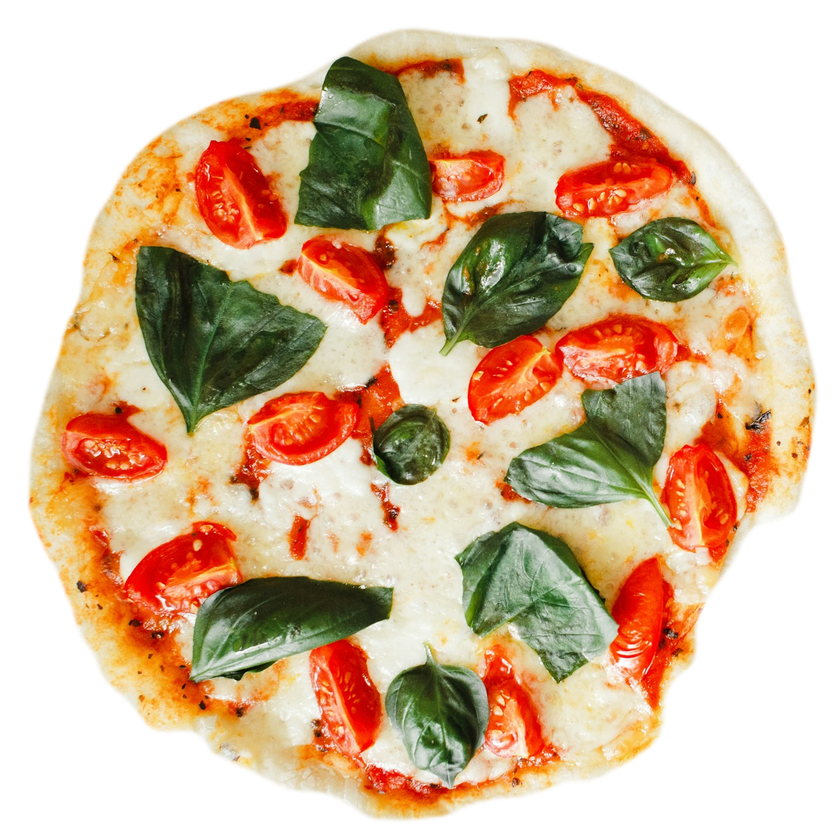
#> input picture assets-src/hero-pizza-clean.png, 840 x 840 px, shrunk from 1374 x 1374 before the run
$ python cutout-pizza.py ../assets-src/hero-pizza-clean.png ../assets-src/hero-pizza-clean.png
#> lines starting #> are read from the running program, lines starting #| are printed output that depends on the picture; after the words box and inside, x2 and y2 are one past the last pixel; in counts of white or black regions, pixels touching at a corner belong together
import sys, numpy as np
from PIL import Image, ImageFilter
from scipy import ndimage as ndi
src, out = sys.argv[1], sys.argv[2]
im = Image.open(src).convert('RGB')
a = np.asarray(im).astype(np.float32)
# pizza: warm/bright & saturated; flour: bright but grey (low saturation)
mx, mn = a.max(2), a.min(2)
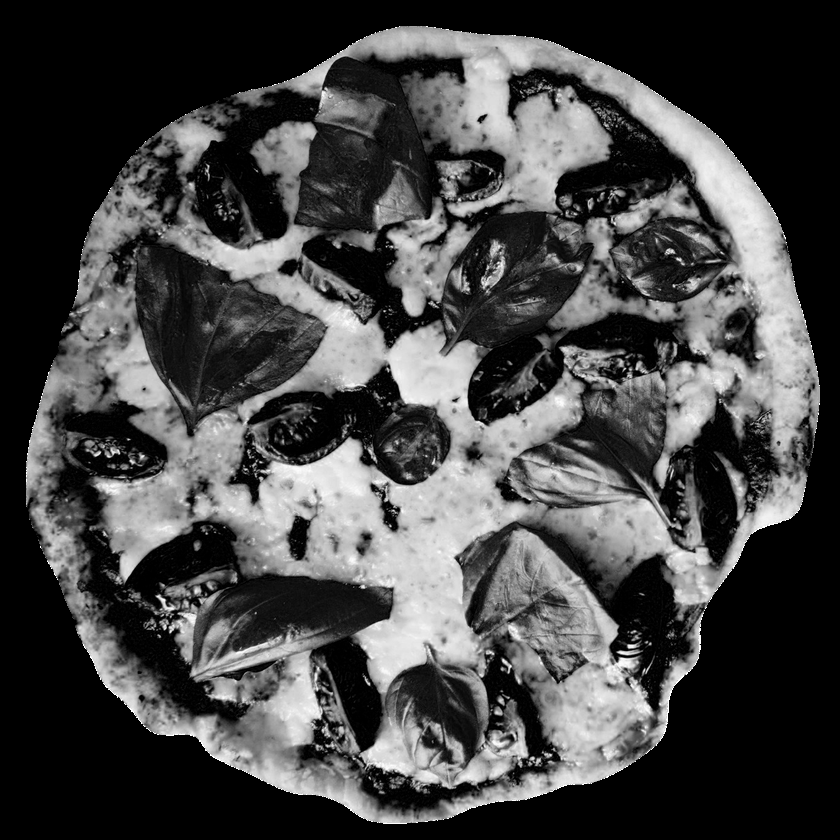
#> mn: shape (840, 840) float32; min 0, max 255, mean 70.1
sat = (mx - mn) / (mx + 1e-3)
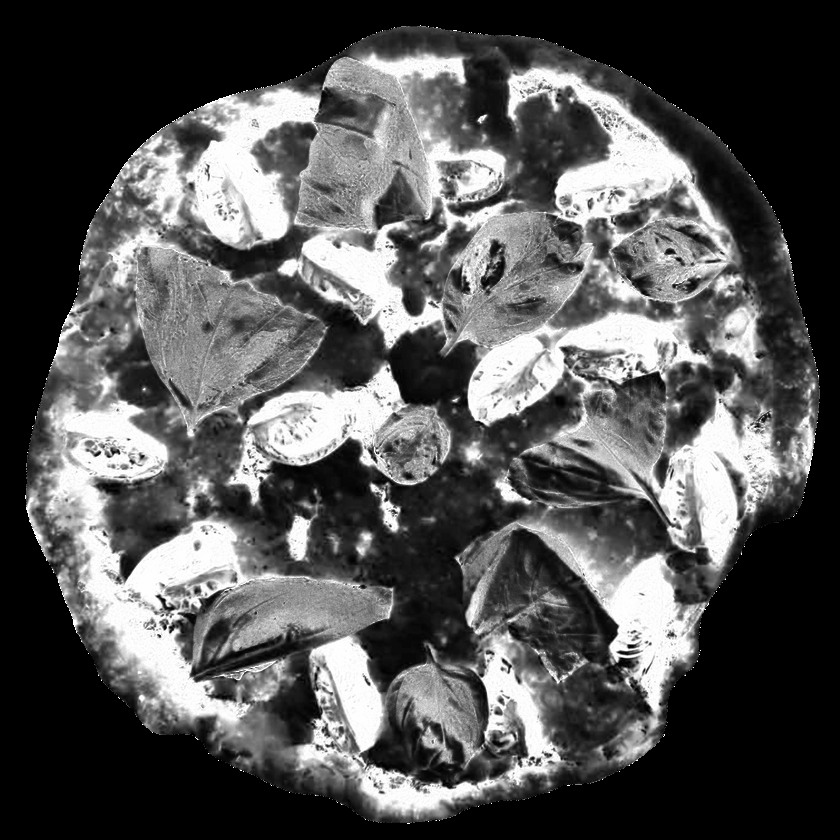
#> sat: shape (840, 840) float32; min 0, max 1, mean 0.333
lum = a.mean(2)
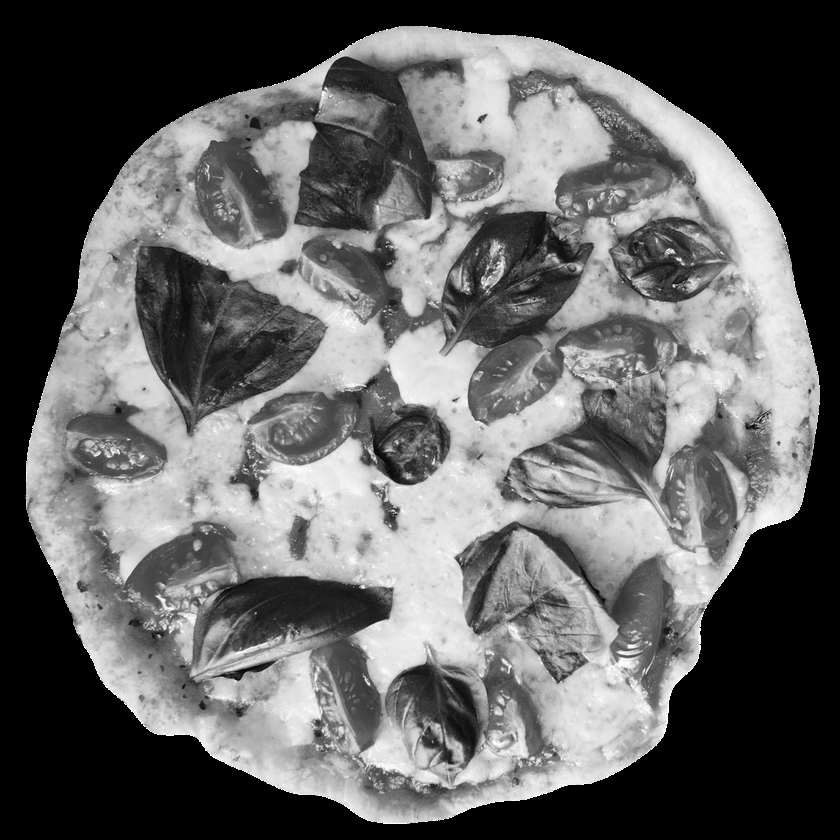
#> lum: shape (840, 840) float32; min 0, max 255, mean 100.6
mask = ((sat > 0.22) & (lum > 60)) | ((lum > 150) & (sat > 0.08))
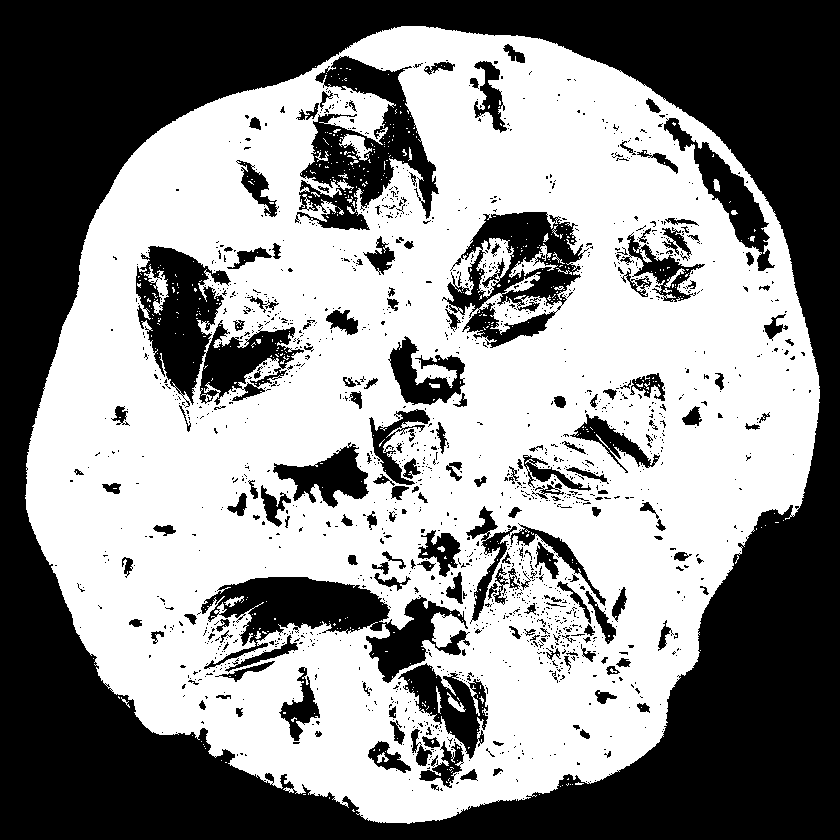
#> mask: shape (840, 840) bool; 55.1% white; 1613 black regions (1419 under 20 px), largest, box (x1, y1, x2, y2) and area: (0, 0, 840, 840) 228828, (136, 246, 304, 408) 11566, (201, 577, 470, 683) 11240
mask = ndi.binary_opening(mask, iterations=3)
#> mask: shape (840, 840) bool; 51.1% white; 384 black regions (295 under 20 px), largest, box (x1, y1, x2, y2) and area: (0, 0, 840, 840) 243230, (184, 506, 627, 791) 33450, (136, 241, 317, 432) 16450
lab, n = ndi.label(mask)
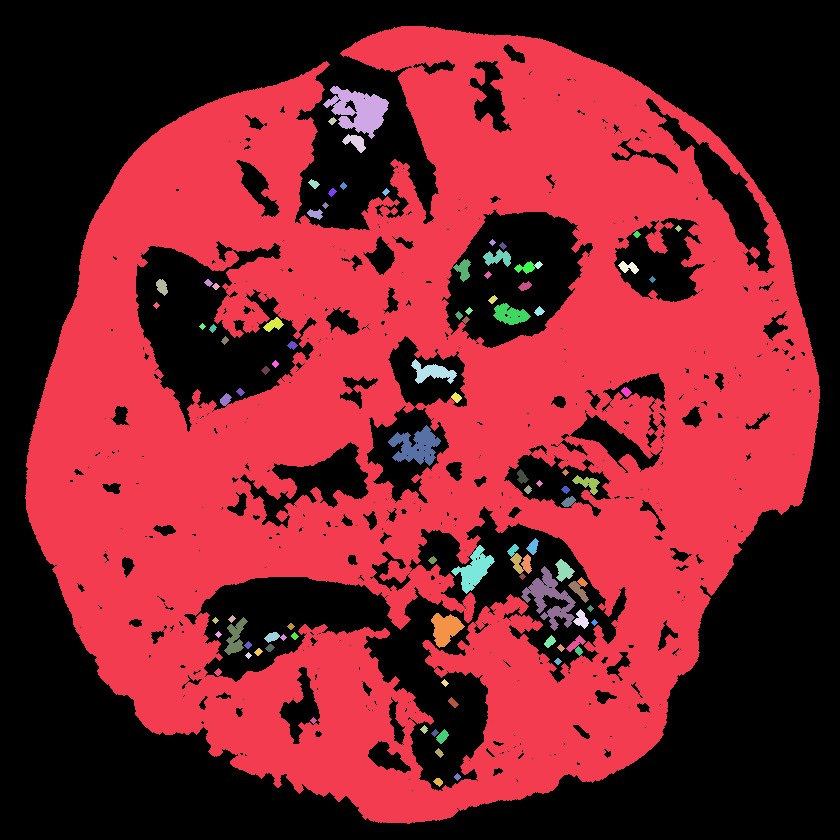
#> lab: shape (840, 840) int32; 95 distinct labels, from 0 to 94; one colour per label, 0 black
#> n = 94
sizes = ndi.sum(mask, lab, range(1, n + 1))
#> sizes = 94 values, max 347728 at index 0, min 25 at index 8, mean 3837.7
m = lab == (np.argmax(sizes) + 1)
#> m: shape (840, 840) bool; 49.3% white; 1 white region, box (x1, y1, x2, y2) and area: (25, 26, 820, 824) 347728
m = ndi.binary_closing(m, iterations=25)
#> m: shape (840, 840) bool; 57.2% white; 10 black regions, largest, box (x1, y1, x2, y2) and area: (0, 0, 840, 840) 229513, (136, 247, 302, 408) 14518, (299, 56, 419, 229) 12896
m = ndi.binary_fill_holes(m)
#> m: shape (840, 840) bool; 67.5% white; 1 black region, box (x1, y1, x2, y2) and area: (0, 0, 840, 840) 229513
m = ndi.binary_erosion(m, iterations=4)
#> m: shape (840, 840) bool; 66.2% white; 1 black region, box (x1, y1, x2, y2) and area: (0, 0, 840, 840) 238669
ys, xs = np.where(m)
y0, y1, x0, x1 = ys.min(), ys.max(), xs.min(), xs.max()
#> y0 = 30; y1 = 810; x0 = 29; x1 = 810
pad = 40
y0, x0 = max(0, y0 - pad), max(0, x0 - pad); y1, x1 = min(a.shape[0], y1 + pad), min(a.shape[1], x1 + pad)
#> after `y0, x0 = (max(0, y0 - pad), max(0, x0 - pad))`: y0 = 0; x0 = 0
#> after `y1, x1 = (min(a.shape[0], y1 + pad), min(a.shape[1], x1 + pad))`: y1 = 840; x1 = 840
alpha = Image.fromarray((m * 255).astype(np.uint8)).filter(ImageFilter.GaussianBlur(3))
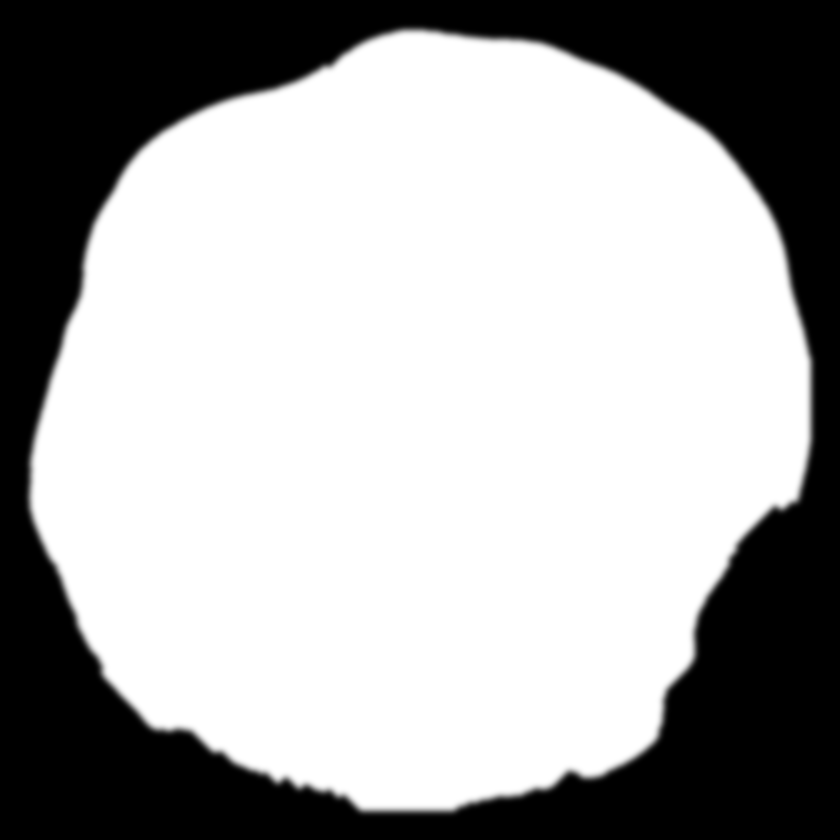
#> alpha: PIL image 840x840 L; min 0, max 255, mean 168.7
rgba = im.copy(); rgba.putalpha(alpha)
rgba = rgba.crop((x0, y0, x1, y1))
s = max(rgba.size); sq = Image.new('RGBA', (s, s), (0, 0, 0, 0)); sq.paste(rgba, ((s - rgba.size[0]) // 2, (s - rgba.size[1]) // 2))
#> after `s = max(rgba.size)`: s = 840
#> after `sq = Image.new('RGBA', (s, s), (0, 0, 0, 0))`: sq: PIL image 840x840 RGBA; every value is 0
sq.save(out); print(out, sq.size, (x0, y0, x1, y1))
#| ../assets-src/hero-pizza-clean.png (840, 840) (0, 0, 840, 840)
